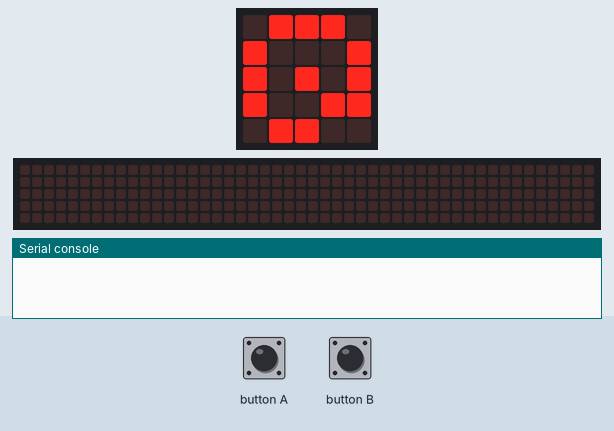
Simulated run of this program. Board: BBC micro:bit running MicroPython. Parts: the board's 5×5 LED display, a strip that is not on the board, showing the scrolling text unrolled, the last lines printed to the serial console. Inputs (shaded band) come from the test bench. No radio messages arrive unless stated (any console line starting 'radio sent:' is added by the test bench); the 48×5 strip is a reading aid, not a part: it shows the text the display is scrolling, unrolled, one strip-width of it at a time.

Above: at 1.2 s.
1.3 s: button A pressed for 0.15 s
At 1.37 s:
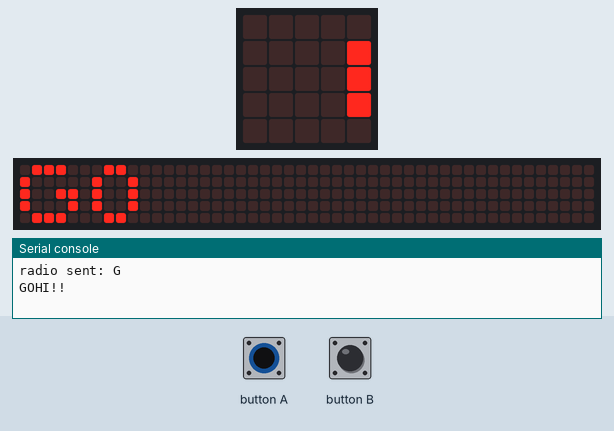
2.0 s: button B pressed for 0.15 s
At 2.37 s:
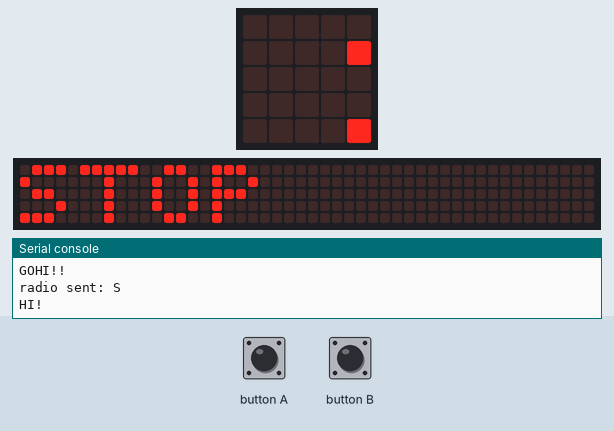
2.7 s: button A pressed for 1 s
At 3.52 s:
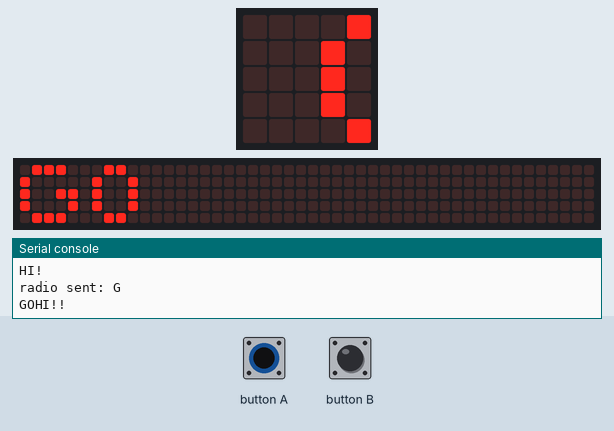
Timing chart, 0 to 5.7 s (numbered marks = the images above; inputs shaded):
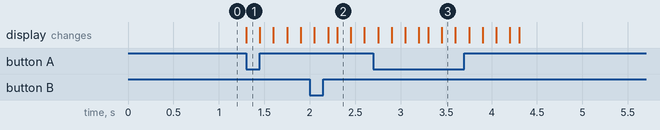

The program:

kill_switch.py
```python
# README!
# scrolls stuff on the microbit when recieved on channel 51
'''
from quokka import *
neopixels.all(0,0,0)
neopixels.show()
'''
from microbit import *
import radio


radio.on()
radio.config(channel=51,address=0x77696c6c)


while True:
    msg = radio.receive()
    display.show("@")


    if button_a.was_pressed():
        radio.send("G")
        display.scroll("GO", wait=False)
        print("GOHI!!")
        sleep(1000)

	# button b is hooked up to D for some reason
    if button_b.was_pressed():
        radio.send("S")
        display.scroll("STOP", wait=False)
        print("HI!")
        sleep(1000)


    
```

Measured:
- after the input at 1.3 s, the display: changes at once (image 1)
- after the input at 2.0 s, the display: first differs from a run without the input after 0.30 s (image 2)
- after the input at 2.7 s, the display: first differs from a run without the input after 0.60 s (image 3 shows a later state)
